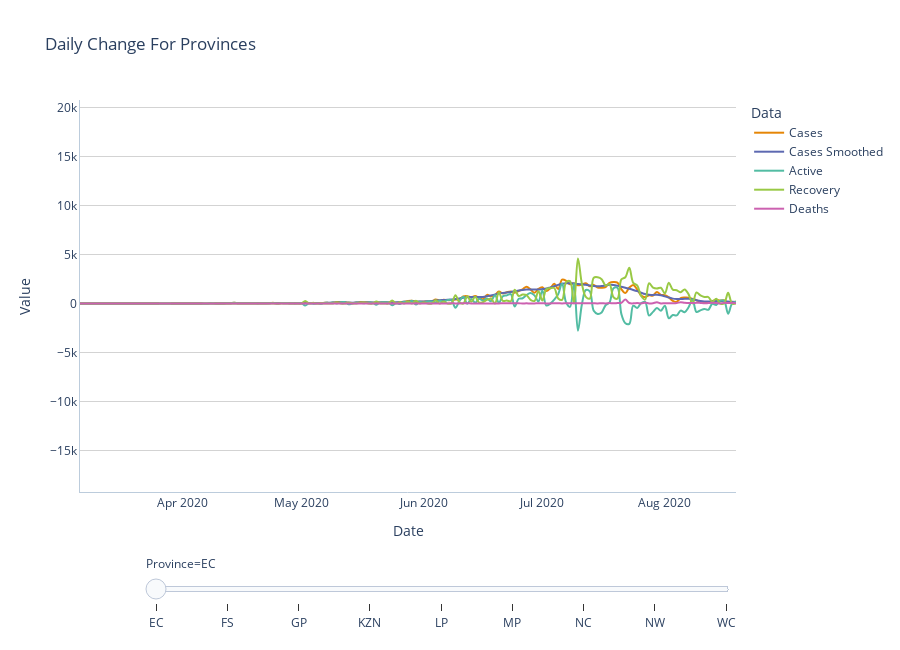

The cell this chart's notebook holds for it:
### Code cell
fig_daily_prov = px.line(daily_states, title='Daily Change For Provinces',
             x='Date', y='Value', color='Data', animation_frame='Province',
             range_y=[min_daily, max_daily], line_shape='spline',
             color_discrete_sequence=colour_series)

fig_daily_prov.update_layout(plot_bgcolor="#FFF", height=650)
fig_daily_prov.update_xaxes(linecolor="#BCCCDC")
fig_daily_prov.update_yaxes(linecolor="#BCCCDC", gridcolor='#D3D3D3')

fig_daily_prov.update_traces(hovertemplate=template_h)
fig_daily_prov.update_layout(hovermode="x")
fig_daily_prov["layout"].pop("updatemenus") # remove play controls

fig_daily_prov.update_xaxes(showspikes=True, spikesnap="cursor", spikemode="across", spikethickness=1)
fig_daily_prov.update_yaxes(showspikes=True, spikethickness=1)
fig_daily_prov.update_layout(spikedistance=1000, hoverdistance=100)

fig_daily_prov.show()
#plot_daily_prov = plot(fig_daily_prov, output_type='div', include_plotlyjs=False, auto_play=False)

### Figure 1 — Plotly figure (JSON) as saved in the notebook; plotly's stock layout.template omitted (floating-point values rounded to 4 significant figures; data arrays with more than 128 entries replaced by an {"elided": "..."} marker saying what was removed)
{"data": [{"hovertemplate": "%{y}", "legendgroup": "Cases", "line": {"color": "rgb(229, 134, 6)", "dash": "solid", "shape": "spline"}, "mode": "lines", "name": "Cases", "showlegend": true, "type": "scatter", "x": {"elided": "167 str values"}, "xaxis": "x", "y": {"elided": "167 int values"}, "yaxis": "y"}, {"hovertemplate": "%{y}", "legendgroup": "Cases Smoothed", "line": {"color": "rgb(93, 105, 177)", "dash": "solid", "shape": "spline"}, "mode": "lines", "name": "Cases Smoothed", "showlegend": true, "type": "scatter", "x": {"elided": "167 str values"}, "xaxis": "x", "y": {"elided": "167 int values"}, "yaxis": "y"}, {"hovertemplate": "%{y}", "legendgroup": "Active", "line": {"color": "rgb(82, 188, 163)", "dash": "solid", "shape": "spline"}, "mode": "lines", "name": "Active", "showlegend": true, "type": "scatter", "x": {"elided": "167 str values"}, "xaxis": "x", "y": {"elided": "167 int values"}, "yaxis": "y"}, {"hovertemplate": "%{y}", "legendgroup": "Recovery", "line": {"color": "rgb(153, 201, 69)", "dash": "solid", "shape": "spline"}, "mode": "lines", "name": "Recovery", "showlegend": true, "type": "scatter", "x": {"elided": "167 str values"}, "xaxis": "x", "y": {"elided": "167 int values"}, "yaxis": "y"}, {"hovertemplate": "%{y}", "legendgroup": "Deaths", "line": {"color": "rgb(204, 97, 176)", "dash": "solid", "shape": "spline"}, "mode": "lines", "name": "Deaths", "showlegend": true, "type": "scatter", "x": {"elided": "167 str values"}, "xaxis": "x", "y": {"elided": "167 int values"}, "yaxis": "y"}], "layout": {"height": 650, "hoverdistance": 100, "hovermode": "x", "legend": {"title": {"text": "Data"}, "tracegroupgap": 0}, "plot_bgcolor": "#FFF", "sliders": [{"active": 0, "currentvalue": {"prefix": "Province="}, "len": 0.9, "pad": {"b": 10, "t": 60}, "steps": [{"args": [["EC"], {"frame": {"duration": 0, "redraw": false}, "fromcurrent": true, "mode": "immediate", "transition": {"duration": 0, "easing": "linear"}}], "label": "EC", "method": "animate"}, {"args": [["FS"], {"frame": {"duration": 0, "redraw": false}, "fromcurrent": true, "mode": "immediate", "transition": {"duration": 0, "easing": "linear"}}], "label": "FS", "method": "animate"}, {"args": [["GP"], {"frame": {"duration": 0, "redraw": false}, "fromcurrent": true, "mode": "immediate", "transition": {"duration": 0, "easing": "linear"}}], "label": "GP", "method": "animate"}, {"args": [["KZN"], {"frame": {"duration": 0, "redraw": false}, "fromcurrent": true, "mode": "immediate", "transition": {"duration": 0, "easing": "linear"}}], "label": "KZN", "method": "animate"}, {"args": [["LP"], {"frame": {"duration": 0, "redraw": false}, "fromcurrent": true, "mode": "immediate", "transition": {"duration": 0, "easing": "linear"}}], "label": "LP", "method": "animate"}, {"args": [["MP"], {"frame": {"duration": 0, "redraw": false}, "fromcurrent": true, "mode": "immediate", "transition": {"duration": 0, "easing": "linear"}}], "label": "MP", "method": "animate"}, {"args": [["NC"], {"frame": {"duration": 0, "redraw": false}, "fromcurrent": true, "mode": "immediate", "transition": {"duration": 0, "easing": "linear"}}], "label": "NC", "method": "animate"}, {"args": [["NW"], {"frame": {"duration": 0, "redraw": false}, "fromcurrent": true, "mode": "immediate", "transition": {"duration": 0, "easing": "linear"}}], "label": "NW", "method": "animate"}, {"args": [["WC"], {"frame": {"duration": 0, "redraw": false}, "fromcurrent": true, "mode": "immediate", "transition": {"duration": 0, "easing": "linear"}}], "label": "WC", "method": "animate"}], "x": 0.1, "xanchor": "left", "y": 0, "yanchor": "top"}], "spikedistance": 1000, "title": {"text": "Daily Change For Provinces"}, "xaxis": {"anchor": "y", "domain": [0, 1], "linecolor": "#BCCCDC", "showspikes": true, "spikemode": "across", "spikesnap": "cursor", "spikethickness": 1, "title": {"text": "Date"}}, "yaxis": {"anchor": "x", "domain": [0, 1], "gridcolor": "#D3D3D3", "linecolor": "#BCCCDC", "range": [-19230.0, 20760.0], "showspikes": true, "spikethickness": 1, "title": {"text": "Value"}}}}
